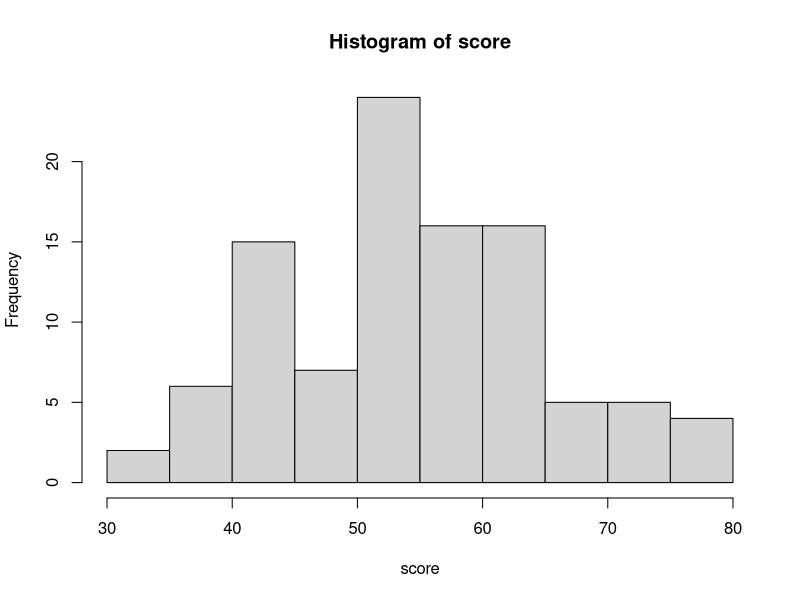
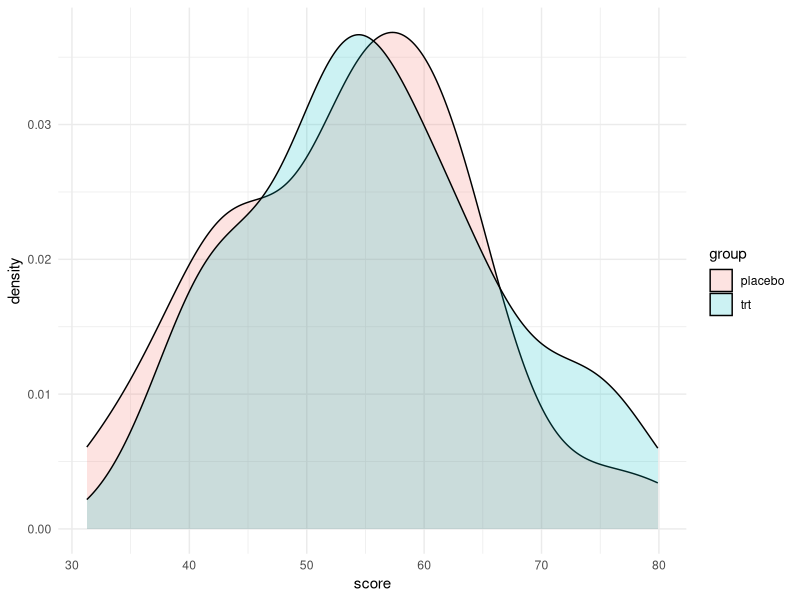
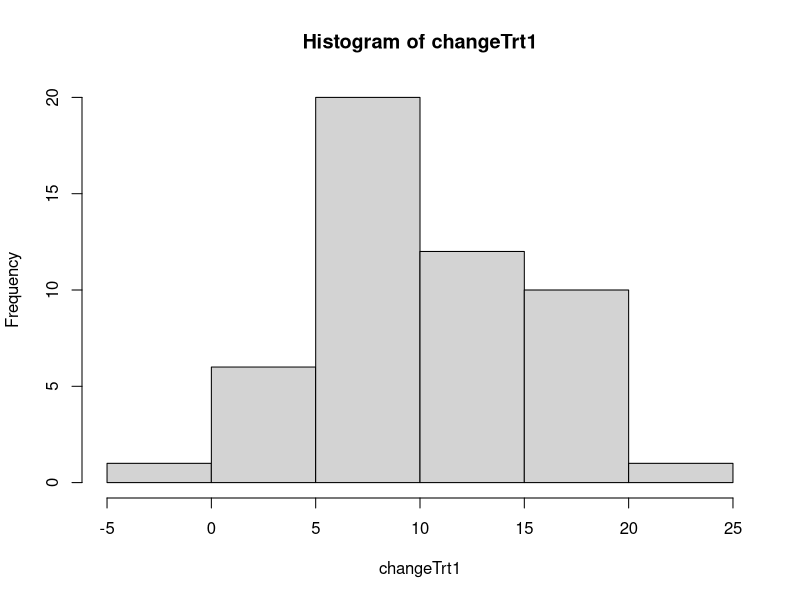
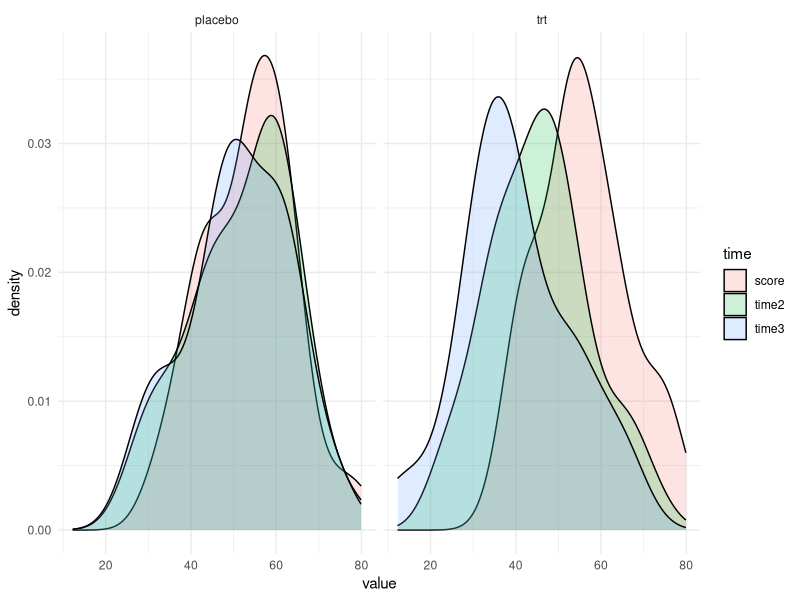

The R source for these figures, in order:
## ---- chunk 1
# load libraries
require(ggplot2)
require(tidyr)
require(lme4)
require(lmerTest)
## ---- chunk 2
n = 100 # number of subjects
score <- rnorm(n, 55, 10) # generate data for PCL scores of PTSD patients

hist(score)
## ---- chunk 3
scoreTrt <-  score[1:(n/2)]
scorePlacebo <- score[((n/2)+1):n]
treatment <- data.frame(score = scoreTrt)
placebo <- data.frame(score = scorePlacebo)
treatment$group <- 'trt'
placebo$group <- 'placebo'
# and combine into your new data frame vegLengths
both <- rbind(treatment, placebo)
ggplot(both, aes(x=score, fill = group)) + geom_density(alpha = 0.2) + theme_minimal()
## ---- chunk 4
# in treatment group we remove an average of 10 points
changeTrt1 <- rnorm((n/2),10,5)
changeTrt2 <- rnorm((n/2),5,5)
hist(changeTrt1)
treatment$time2 <- treatment$score - changeTrt1 
treatment$time3 <- treatment$time2 - changeTrt2 

# now for the plcebo group
changePlacebo1 <- rnorm((n/2),2,5)
changePlacebo2 <- rnorm((n/2),1,5)
placebo$time2 <- placebo$score - changePlacebo1 
placebo$time3 <- placebo$time2 - changePlacebo2 

both <- rbind(treatment, placebo)
both_long <- pivot_longer(both, cols = c('score','time2','time3'), names_to = 'time')
ggplot(both_long, aes(x=value, fill=time)) + facet_grid(~group) + geom_density(alpha=0.2) + theme_minimal()
